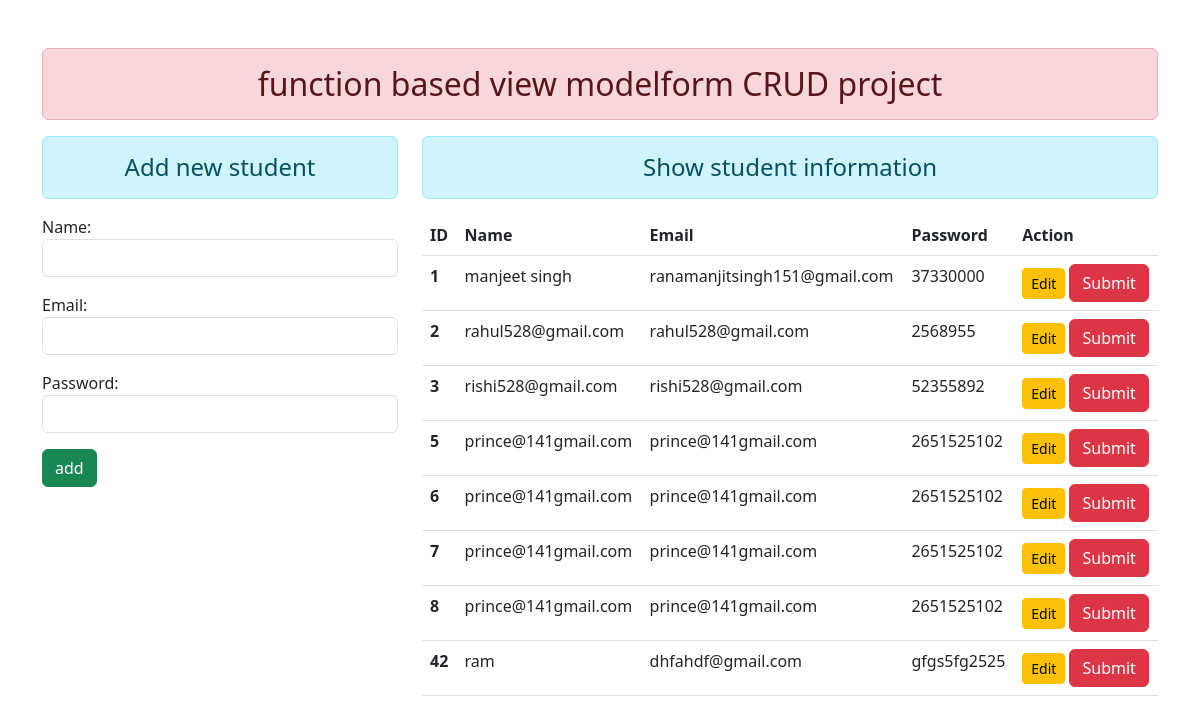
The page / on the database its author committed.
### enroll/models.py (models this page shows)
class User(models.Model):
    name=models.CharField(max_length=70)
    email=models.EmailField( max_length=100)
    password=models.CharField( max_length=100)

### enroll/views.py (the view)
# urls.py: path('',views.add_show,name="addandshow"),
def  add_show(request):
    if request.method == "POST":
        fm=studentregistration(request.POST)
        if fm.is_valid():
           nm=fm.cleaned_data['name']
           em=fm.cleaned_data['email']
           pw=fm.cleaned_data['password']
           reg=User(name=nm,email=em,password=pw)
           reg.save()
           fm=studentregistration()
    else:
         fm=studentregistration()
    stud=User.objects.all()
    return render(request,'enroll/addandshow.html',{'form':fm,'stu':stud})

### enroll/forms.py
class studentregistration(forms.ModelForm):
    class Meta:
        model=User
        fields=['name','email','password']
        widgets={
            'name':forms.TextInput(attrs={'class':'form-control'}),
            'email':forms.EmailInput(attrs={'class':'form-control'}),
            'password':forms.PasswordInput(render_value=True,attrs={'class':'form-control'}),
        }

### enroll/templates/enroll/addandshow.html (shortened to what this page needs)
{% extends 'enroll/base.html' %}
{% block content %}
<div class="row">
    <div class='col-sm-4'>
    <h4 class="text-center alert alert-info"> Add new student</h4>
    <form action="" method="POST">
    {{form.as_p}}
    <input type="submit" class="btn btn-success" value="add">
</form>
</div>
<div class="col-sm-8">
<h4 class="text-center alert alert-info">Show student information</h4>
{% if stu %}
<table class="table table-hover">
    <thead>
        <tr>
            <th scope="col">ID</th>
            <th scope="col">Name</th>
            <th scope="col">Email</th>
            <th scope="col">Password</th>
            <th scope="col">Action</th>
        </tr>
    </thead>
    <tbody>
        {% for st in stu %}
        <tr>
            <th scope="row">{{st.id}}</th>
            <td>{{st.name}}</td>
            <td>{{st.email}}</td>
            <td>{{st.password}}</td>
            <td>
                <a href="{% url 'updatedata' st.id %}" class="btn btn-warning btn-sm">Edit</a>
                <form action="{% url 'deletedata' st.id %} "method='POST' class="d-inline">
                    <input type="submit" class='btn btn-danger'>
                </form>
            </td>
        </tr>
        {% endfor %}
    </tbody>
</table>
{% endif %}
</div>
</div>
{% endblock content %}

### enroll/templates/enroll/base.html (shortened to what this page needs)
<!DOCTYPE html>
{% load static %}
<html lang="en">
<head>
    <link rel="stylesheet" href="{% static 'enroll/css/bootstrap.css' %}">
</head>
<body>
    <div class="container mt-5">
        <h2 class="text-center alert alert-danger">function based view modelform CRUD project</h2>
        {% block content %}{% endblock %}
    </div>
</body>
</html>

### rows shown on the page
User: id "1", name "manjeet singh", email "ranamanjitsingh151@gmail.com", password "37330000"
User: id "2", name "rahul528@gmail.com", email "rahul528@gmail.com", password "2568955"
User: id "3", name "rishi528@gmail.com", email "rishi528@gmail.com", password "52355892"
User: id "5", name "prince@141gmail.com", email "prince@141gmail.com", password "2651525102"
User: id "6", name "prince@141gmail.com", email "prince@141gmail.com", password "2651525102"
User: id "7", name "prince@141gmail.com", email "prince@141gmail.com", password "2651525102"
User: id "8", name "prince@141gmail.com", email "prince@141gmail.com", password "2651525102"
User: id "42", name "ram", email "dhfahdf@gmail.com", password "gfgs5fg2525"
